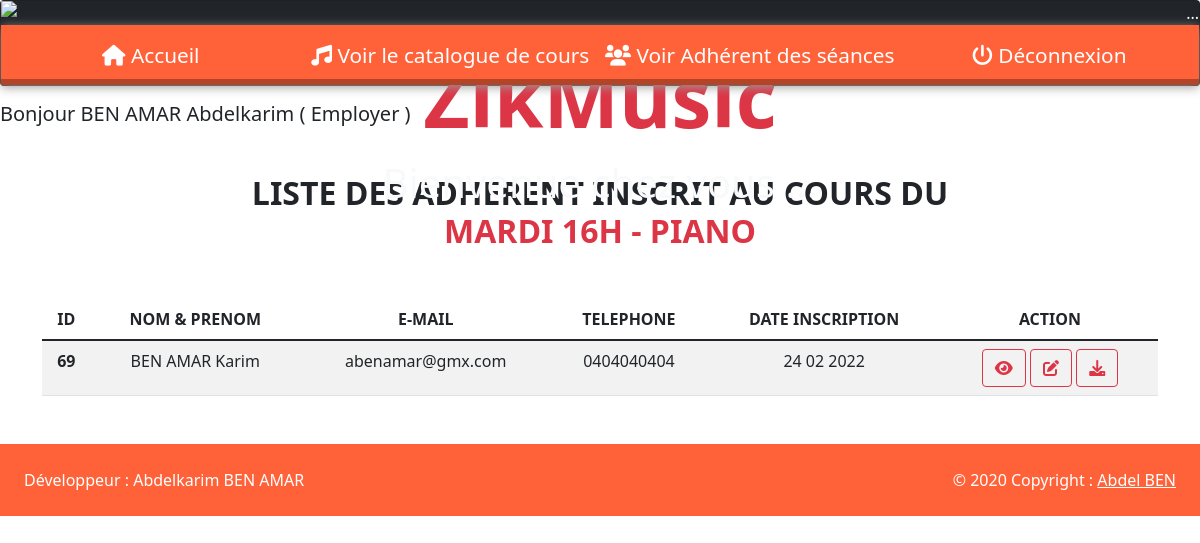
The page /?action=voirInscriptionsParSeance&idSeance=2 (signed in) on the database its author committed.
### tables this page shows
CREATE TABLE IF NOT EXISTS `seance` (
  `idSeance` int(11) NOT NULL AUTO_INCREMENT,
  `dateSeance` varchar(30) NOT NULL,
  `idInstrument` int(11) NOT NULL,
  `idProf` int(11) NOT NULL,
  PRIMARY KEY (`idSeance`),
  KEY `idMatiere` (`idInstrument`),
  KEY `idProf` (`idProf`)
);

CREATE TABLE IF NOT EXISTS `instrument` (
  `idInstrument` int(11) NOT NULL AUTO_INCREMENT,
  `libInstrument` varchar(30) NOT NULL,
  PRIMARY KEY (`idInstrument`)
);

CREATE TABLE IF NOT EXISTS `inscription` (
  `idSeance` int(11) NOT NULL,
  `idAdherent` int(11) NOT NULL,
  PRIMARY KEY (`idSeance`,`idAdherent`),
  KEY `fk_constraint2` (`idAdherent`)
);

CREATE TABLE IF NOT EXISTS `adherent` (
  `idAdherent` int(11) NOT NULL AUTO_INCREMENT,
  `nomAdherent` varchar(30) NOT NULL,
  `prenomAdherent` varchar(30) NOT NULL,
  `mailAdherent` varchar(50) NOT NULL,
  `telAdherent` varchar(30) NOT NULL,
  `dateInscription` datetime NOT NULL DEFAULT CURRENT_TIMESTAMP,
  PRIMARY KEY (`idAdherent`)
);

### model/managers/seanceManager.php (called while the page is built, shortened)
<?php
require("model/classes/Seance.class.php");
class SeanceManager{
    private $lePDO;
    public function __construct($unPDO)
    {
        $this->lePDO = $unPDO;
    }
    public function getSeanceById($id)
    {
        try {
            $connex = $this->lePDO;
            $sql = $connex->prepare("SELECT * FROM seance WHERE idSeance=:id_Seance ");
            $sql->bindParam(":id_Seance", $id);
            $sql->execute();
            $sql->setFetchMode(PDO::FETCH_CLASS, "Seance");
            $resultat = ($sql->fetch());
            return $resultat;
        } catch (PDOException $error) {
            echo $error->getMessage();
        }
    }
}
?>

### model/classes/Seance.class.php (called while the page is built, shortened)
<?php
class Seance {
    private $dateSeance;
    public function getDateSeance()
    {
        return $this->dateSeance;
    }
}
?>

### model/managers/instrumentManager.php (called while the page is built, shortened)
<?php
require("model/classes/Instrument.class.php");
class InstrumentManager{
    private $lePDO;
    public function __construct($unPDO)
    {
        $this->lePDO = $unPDO;
    }
    public function getInstrumentById($id)
    {
        try {
            $connex = $this->lePDO;
            $sql = $connex->prepare("SELECT * FROM instrument WHERE idInstrument=:id_Instrument ");
            $sql->bindParam(":id_Instrument", $id);
            $sql->execute();
            $sql->setFetchMode(PDO::FETCH_CLASS, "Instrument");
            $resultat = ($sql->fetch());
            return $resultat;
        } catch (PDOException $error) {
            echo $error->getMessage();
        }
    }
}
?>

### model/classes/Instrument.class.php (called while the page is built, shortened)
<?php
class Instrument {
    private $libInstrument;
    public function getLibInstrument()
    {
        return $this->libInstrument;
    }
}

### model/managers/inscriptionManager.php (called while the page is built, shortened)
<?php
class InscriptionManager{
    private $lePDO;
    public function __construct($unPDO)
    {
        $this->lePDO = $unPDO;
    }
    public function getAllInscriptionsByIdSeance($id)
    {
        try {
            $connex = $this->lePDO;
            $sql = $connex->prepare("SELECT * FROM inscription where idSeance=:id_Seance  ORDER BY idAdherent");
            $sql->bindParam(":id_Seance", $id);
            $sql->execute();
            $leResultat = ($sql->fetchAll(PDO::FETCH_CLASS, "inscription"));
            return $leResultat;
        } catch (PDOException $error) {
            echo $error->getMessage();
        }
    }
}

### model/managers/adherentManager.php (called while the page is built, shortened)
<?php
require("model/classes/Adherent.class.php");
class AdherentManager
{
    private $lePDO;
    public function __construct($unPDO)
    {
        $this->lePDO = $unPDO;
    }
    public function getAdherentById($id)
    {
        try {
            $connex = $this->lePDO;
            $sql = $connex->prepare("SELECT * FROM adherent WHERE idAdherent=:id_Adherent ");
            $sql->bindParam(":id_Adherent", $id);
            $sql->execute();
            $sql->setFetchMode(PDO::FETCH_CLASS, "Adherent");
            $resultat = ($sql->fetch());
            return $resultat;
        } catch (PDOException $error) {
            echo $error->getMessage();
        }
    }
}

### model/classes/Adherent.class.php (called while the page is built, shortened)
<?php
class Adherent {
    private $idAdherent;
    private $nomAdherent;
    private $prenomAdherent;
    private $mailAdherent;
    private $telAdherent;
    private $dateInscription;
    public function getIdAdherent()
    {
        return $this->idAdherent;
    }
    public function getNomAdherent()
    {
        return $this->nomAdherent;
    }
    public function getPrenomAdherent()
    {
        return $this->prenomAdherent;
    }
    public function getMailAdherent()
    {
        return $this->mailAdherent;
    }
    public function getTelAdherent()
    {
        return $this->telAdherent;
    }
    public function getDateInscription()
    {
        return $this->dateInscription;
    }
}

### view/voirInscriptionsParSeance.php (the view, shortened to what this page needs)
<h5 class="mt-3">Bonjour  <?= $_SESSION['nom']." ".$_SESSION['prenom']. " ( ". $_SESSION['role'] ." )"?></h5>
<div class="container mt-5 mb-5">
  <h2 class="text-center fw-bold text-DARK ">LISTE DES ADHERENT INSCRIT AU COURS DU <br>
  <strong class="text-danger"><?= strtoupper($seance->getDateSeance()." - ".$instrument->getLibInstrument()); ?></strong></h2>
  <?php if (count($AllInscriptionsBySeance) > 0) : ?>
  <table class="table table-striped table-hover mt-5">
    <thead class="text-center">
      <tr>
        <th scope="col">ID</th>
        <th scope="col">NOM & PRENOM</th>
        <th scope="col">E-MAIL</th>
        <th scope="col">TELEPHONE</th>
        <th scope="col">DATE INSCRIPTION</th>
        <th scope="col">ACTION</th>
      </tr>
    </thead>
    <tbody class="text-center">
        <?php foreach ($AllInscriptionsBySeance as $unInscription) : ?>
          <?php $idAdherent =  $unInscription->getIdAdherent(); ?>
          <?php $unAdherent =  $adherentManager->getAdherentById($idAdherent); ?>
          <tr>
            <th scope="row"><?= $unAdherent->getIdAdherent(); ?></th>
            <td><?= $unAdherent->getNomAdherent()." ".$unAdherent->getPrenomAdherent(); ?></td>
            <td><?= $unAdherent->getMailAdherent(); ?></td>
            <td><?= $unAdherent->getTelAdherent(); ?></td>
            <td><?= date("d m Y", strtotime($unAdherent->getDateInscription())); ?></td>
            <td>
              <a href="./?action=voirAdherent&id=<?= $unAdherent->getIdAdherent(); ?>" class="btn btn-outline-danger"><i class="fas fa-eye"></i></a>
              <a href="./?action=voirAdherent" class="btn btn-outline-danger"><i class="fas fa-edit"></i></a>
              <a href="./?action=genPDF&id=<?= $unAdherent->getIdAdherent(); ?>"  target="_blank" class="btn btn-outline-danger"><i class="fas fa-download"></i></a>
            </td>
          </tr>
        <?php endforeach; ?>
        <?php endif; ?>
    </tbody>
  </table>
</div>

### public/css/style.css (style rules this page uses)
* { margin: 0px; padding: 0px; box-sizing: border-box; }

### public/css/navbar.css (style rules this page uses)
*, *:before, *:after { box-sizing: border-box; }
body { margin: 0; padding: 0; font-family: sans-serif; font-weight: 600; }

### rows shown on the page
seance: dateSeance.libInstrument "MARDI 16H - PIANO"
inscription: idAdherent.idAdherent "69", idAdherent.nomAdherent "BEN AMAR", idAdherent.prenomAdherent "Karim", idAdherent.mailAdherent "abenamar@gmx.com", idAdherent.telAdherent "0404040404", idAdherent.dateInscription "24 02 2022"

### other values the page prints
$_SESSION['nom'] "BEN AMAR"
$_SESSION['prenom'] "Abdelkarim"
$_SESSION['role'] "Employer"
